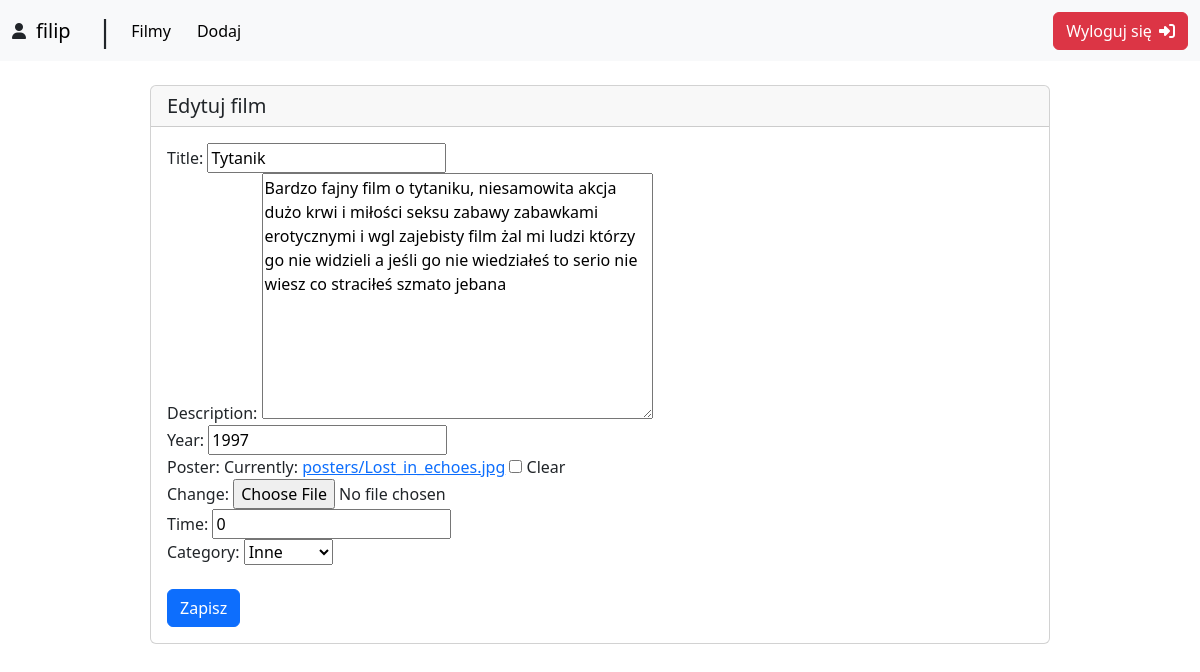
The app's page /films/edit/8 (signed in) with its own data.
### AplikacjaFilmyWeb/models.py (models this page shows, shortened)
class Film(models.Model):
    title = models.CharField(max_length=50, null=True, blank=False)
    description = models.TextField(max_length=500, blank=True)
    year = models.PositiveIntegerField(default=2014)
    poster = models.ImageField(blank=True, upload_to='posters')
    additional = models.OneToOneField(AdditionalInfo, on_delete=models.CASCADE, null=True, blank=True) # jeden do jednego | gdy usuwamy tą relacje CASCADE usuwa tez ten opis dla tego filmu

### AplikacjaFilmyWeb/views.py (the view)
# urls.py: path('edit/<int:id>', edit_film, name="edit_film"),
@login_required(login_url="user_login")
def edit_film(request, id):
    film = get_object_or_404(Film, pk=id)
    additional = None
    try:
        additional = AdditionalInfo.objects.get(film=film.id)
    except AdditionalInfo.DoesNotExist:
        additional = None
    form = FilmForm(request.POST or None, request.FILES or None, instance=film)
    form_additional = AdditionalInfoForm(request.POST or None, instance=additional)
    if form.is_valid() and form_additional.is_valid():
        film = form.save(commit=False)
        additional = form_additional.save()
        film.additional = additional
        film.save()
        return redirect(get_all_films)
    return render(request, 'edit.html', {'form':form, 'form_additional_info':form_additional})

### AplikacjaFilmyWeb/forms.py
class FilmForm(ModelForm):
    class Meta:
        model = Film
        fields = ['title', 'description', 'year', 'poster']

class AdditionalInfoForm(ModelForm):
    class Meta:
        model = AdditionalInfo
        fields = ['time', 'category']

### templates/edit.html (shortened to what this page needs)
{% extends 'main.html' %}
{% load bootstrap %}
{% block page %}
    <div class="d-flex justify-content-center mt-4">
        <div class="card w-75">
            <h5 class="card-header">Edytuj film</h5>
            <div class="card-body">
                <form method="POST" enctype="multipart/form-data">
                    {{ form|bootstrap }}
                    {{ form_additional_info|bootstrap }}
                    <br>
                    <button type="submit" class="btn btn-primary">Zapisz</button>
                </form>
            </div>
        </div>
    </div>
{% endblock %}

### templates/main.html (shortened to what this page needs)
{% load static %}
<!DOCTYPE html>
<html lang="en">
<head>
    <link href="https://cdn.jsdelivr.net/npm/bootstrap@5.3.5/dist/css/bootstrap.min.css" rel="stylesheet">
    <link rel="stylesheet" href="{% static 'nowy.css' %}">
</head>
<body>
    <nav class="navbar navbar-expand-lg bg-body-tertiary">
        <div class="container-fluid">
        {% if user.is_authenticated %}
          <i class="fa-solid fa-user" style="margin-right: 10px;"></i>
          <a class="navbar-brand" href="#">{{ user.username }}</a>
          <label style="margin-left: 10px; font-size: 30px;"> | </label>
        {% else %}
          <a class="navbar-brand" href="#">Anonimowy</a>
        {% endif %}
          <div class="collapse navbar-collapse" id="navbarText">
            <ul class="navbar-nav me-auto mb-2 mb-lg-0">
              <li class="nav-item" style="margin-left: 10px;">
                <a class="nav-link active" aria-current="page" href="{% url 'all_films' %}">Filmy</a>
              </li>
              <li class="nav-item" style="margin-left: 10px;">
                {% if user.is_authenticated %}
                    <a class="nav-link active" href="{% url 'add_film' %}">Dodaj</a>
                {% else %}
                <a class="nav-link"  style="color: lightgray;" href="#">Dodaj</a>
                {% endif %}
              </li>
            </ul>
            {% if user.is_authenticated %}
                <form method="post" action="{% url 'user_logout' %}">
                    <button type="submit" class="btn btn-danger">Wyloguj się <i class="fa-solid fa-right-to-bracket" style="margin-left: 3px;"></i></button>
                </form>
            {% else %}
                <form method="post" action="{% url 'user_login' %}">
                    {% csrf_token %}
                    <button type="submit" class="btn btn-primary">Zaloguj się</button>
                </form>
            {% endif %}
          </div>
        </div>
    </nav>
    {% block page %} {% endblock %}
</body>
</html>

### AplikacjaFilmyWebStatic/nowy.css (style rules this page uses)
.nav-link { color: lightgray; }

### records on screen
Film: title "Tytanik", description "Bardzo fajny film o tytaniku, niesamowita akcja dużo krwi i miłości seksu zabawy zabawkami erotycznymi i wgl zajebisty film żal mi ludzi którzy go nie widzieli a jeśli go nie wiedziałeś to serio nie wiesz co straciłeś szmato jebana", year "1997"

### other values on screen
{{ user.username }} "filip"
